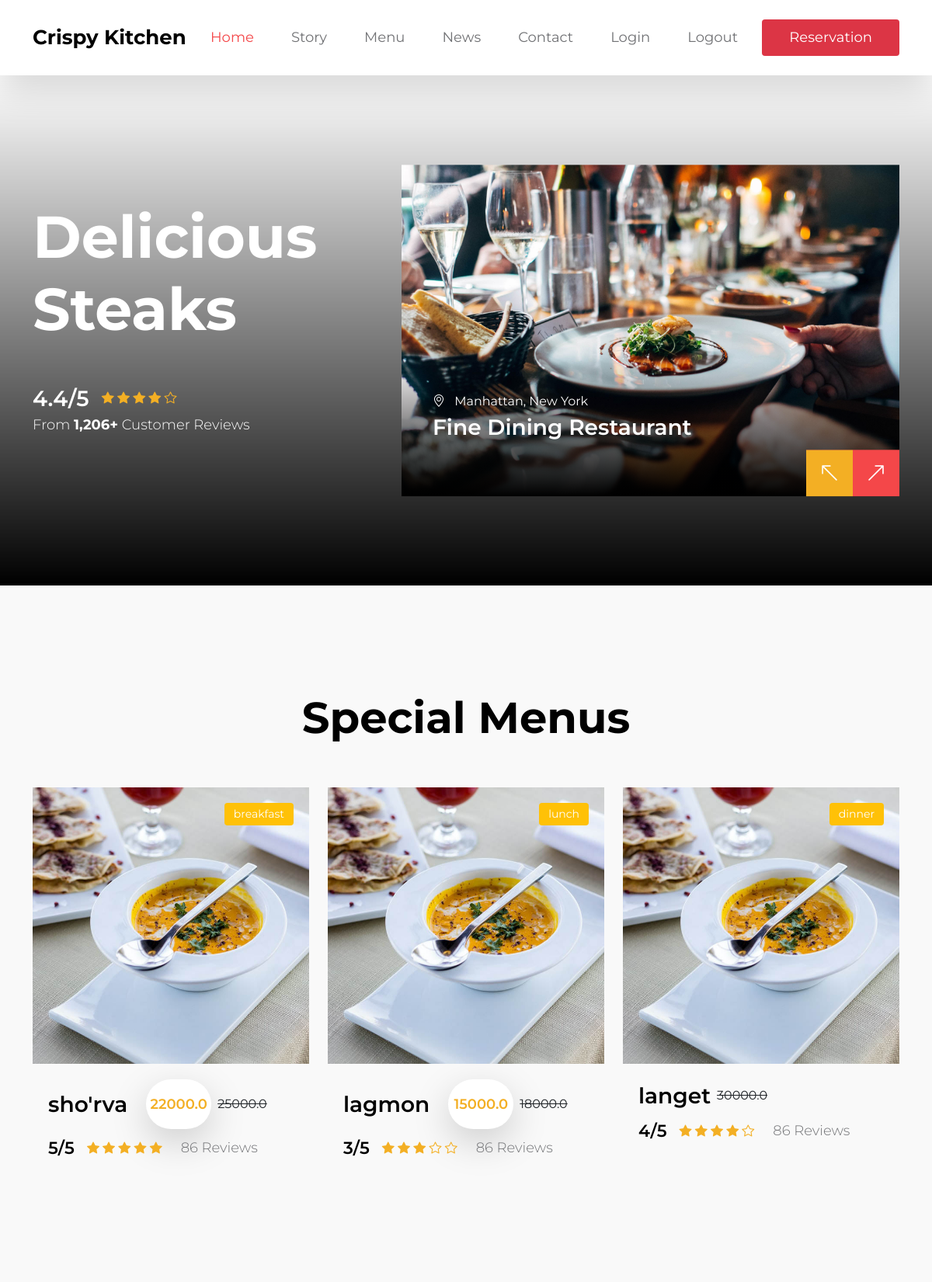
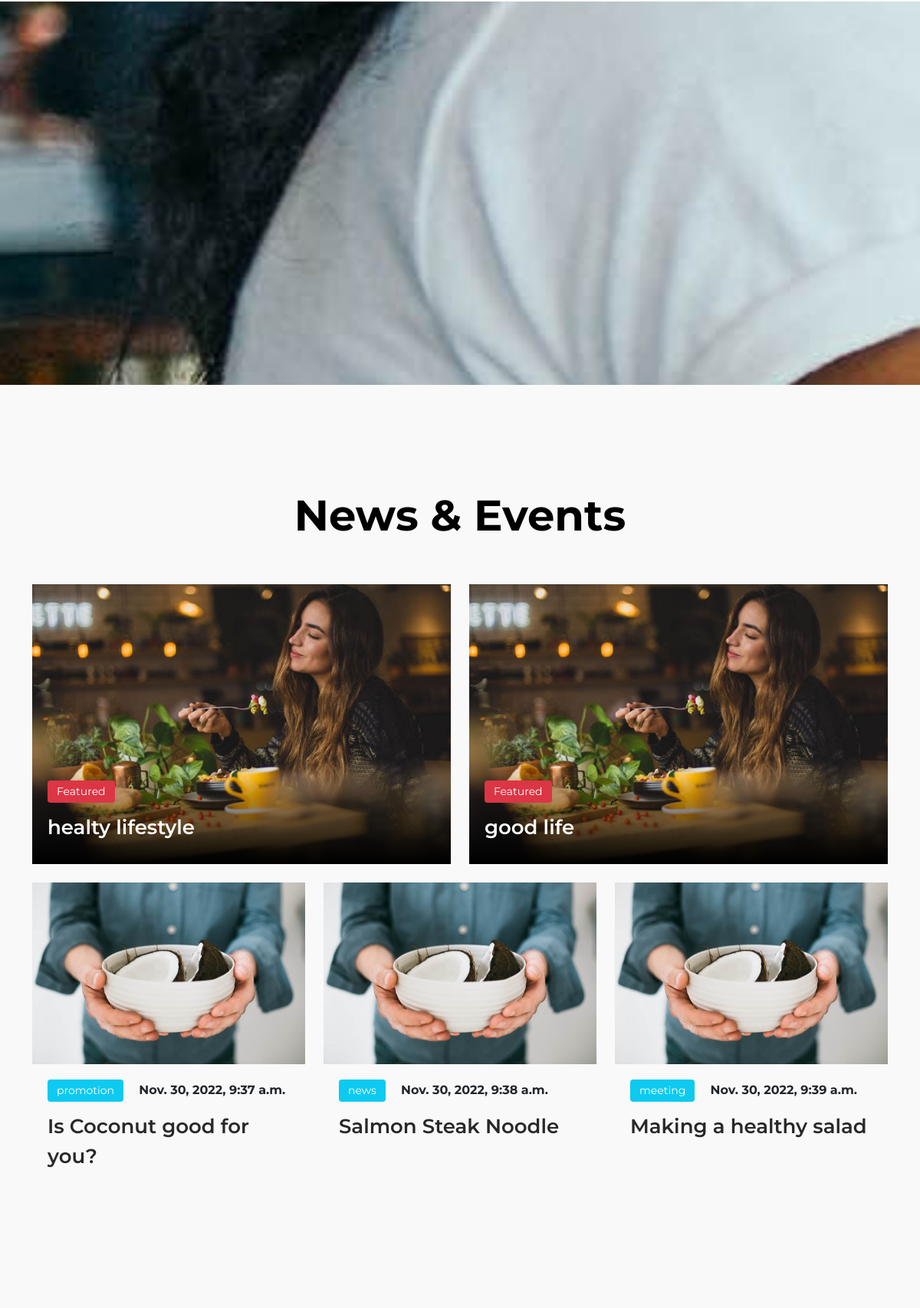
The page / (upper part) on the database its author committed (2 pictures, top to bottom).
### main/models.py (models this page shows, shortened)
class Foods(models.Model):
    status =(
        ('breakfast', 'breakfast'),
        ('lunch', 'lunch'),
        ('dinner', 'dinner'),
    )
    status2 = (
        ('foods', 'foods'),
        ('drink', 'drink'),
        ('salad', 'salad'),
        ('desert', 'desert'),
    )
    name = models.CharField(max_length=100)
    img = models.ImageField(upload_to='media/')
    special = models.CharField(max_length=100, choices=status)
    rating = models.PositiveIntegerField()
    price = models.FloatField()
    discount_price = models.FloatField( null=True, blank=True)
    description = models.TextField()
    category = models.CharField(max_length=100, choices=status2, default='foods')

class News(models.Model):
    status = (
        ('t', 'featured'),
        ('promotion', 'promotion'),
        ('news', 'news'),
        ('meeting', 'meeting'),
    )
    name =models.CharField(max_length=200)
    img = models.ImageField(upload_to='media/')
    text = models.TextField()
    date = models.DateTimeField(auto_now_add=True)
    type = models.CharField(max_length=100, choices=status)

### main/views.py (the view)
# urls.py: path('', index, name='index'),
def index(request):
    context = {
        'foods': Foods.objects.all(),
        'goods': Foods.objects.filter(rating=5).order_by('-id')[:2],
        'news': News.objects.all()
    }
    return render(request, 'index.html', context)

### templates/index.html (shortened to what this page needs)
        {% extends 'base.html'%}
        {% load static%}
        {% block content %}
        <main>
            <section class="hero">
                <div class="container">
                    <div class="row">
                        <div class="col-lg-5 col-12 m-auto">
                            <div class="heroText">
                                <h1 class="text-white mb-lg-5 mb-3">Delicious Steaks</h1>
                                <div class="c-reviews my-3 d-flex flex-wrap align-items-center">
                                    <div class="d-flex flex-wrap align-items-center">
                                        <h4 class="text-white mb-0 me-3">4.4/5</h4>
                                        <div class="reviews-stars">
                                            <i class="bi-star-fill reviews-icon"></i>
                                            <i class="bi-star-fill reviews-icon"></i>
                                            <i class="bi-star-fill reviews-icon"></i>
                                            <i class="bi-star-fill reviews-icon"></i>
                                            <i class="bi-star reviews-icon"></i>
                                        </div>
                                    </div>
                                    <p class="text-white w-100">From <strong>1,206+</strong> Customer Reviews</p>
                                </div>
                            </div>
                        </div>
                        <div class="col-lg-7 col-12">
                            <div id="carouselExampleCaptions" class="carousel carousel-fade hero-carousel slide" data-bs-ride="carousel">
                                <div class="carousel-inner">
                                    <div class="carousel-item active">
                                        <div class="carousel-image-wrap">
                                            <img src="{% static 'images/slide/jay-wennington-N_Y88TWmGwA-unsplash.jpg' %}" class="img-fluid carousel-image" alt="">
                                        </div>
                                        <div class="carousel-caption">
                                            <span class="text-white">
                                                <i class="bi-geo-alt me-2"></i>
                                                Manhattan, New York
                                            </span>
                                            <h4 class="hero-text">Fine Dining Restaurant</h4>
                                        </div>
                                    </div>
                                       {% for i in goods %}
                                        <div class="carousel-caption">
                                            <div class="d-flex align-items-center">
                                                <h4 class="hero-text">{{i.name}}</h4>
                                                <span class="price-tag ms-4"><small></small>{{i.price}}</span>
                                            </div>
                                            <div class="d-flex flex-wrap align-items-center">
                                                <h5 class="reviews-text mb-0 me-3">{{i.rating}}/5</h5>
                                                <div class="reviews-stars">
                                                </div>
                                            </div>
                                        </div>
                                     {% endfor %}
                                </div>
                                <button class="carousel-control-prev" type="button" data-bs-target="#carouselExampleCaptions" data-bs-slide="prev">
                                    <span class="carousel-control-prev-icon" aria-hidden="true"></span>
                                </button>
                                <button class="carousel-control-next" type="button" data-bs-target="#carouselExampleCaptions" data-bs-slide="next">
                                    <span class="carousel-control-next-icon" aria-hidden="true"></span>
                                </button>
                            </div>
                        </div>
                    </div>
                </div>
            </section>
            <section class="menu section-padding">
                <div class="container">
                    <div class="row">
                        <div class="col-12">
                            <h2 class="text-center mb-lg-5 mb-4">Special Menus</h2>
                        </div>
                        {% for i in foods%}
                        <div class="col-lg-4 col-md-6 col-12">
                            <div class="menu-thumb">
                                <a href="{% url 'food_detail' i.id %}">
                                <div class="menu-image-wrap" >
                                    <img src="{{i.img.url}}" class="img-fluid menu-image" alt="">
                                    <span class="menu-tag bg-warning">{{i.special}}</span>
                                </div>
                                    </a>
                                <div class="menu-info d-flex flex-wrap align-items-center">
                                    <h4 class="mb-0">{{i.name}}</h4>
                                    {% if i.discount_price %}
                                    <span class="price-tag bg-white shadow-lg ms-4">{{i.discount_price}}</span>
                                    {% endif %}
                                    <del class="ms-2">{{i.price}}</del>
                                    <div class="d-flex flex-wrap align-items-center w-100 mt-2">
                                        <h6 class="reviews-text mb-0 me-3">{{i.rating}}/5</h6>
                                        {% if i.rating > 4 and i.rating <= 5 %}
                                        <div class="reviews-stars">
                                            <i class="bi-star-fill reviews-icon"></i>
                                            <i class="bi-star-fill reviews-icon"></i>
                                            <i class="bi-star-fill reviews-icon"></i>
                                            <i class="bi-star-fill reviews-icon"></i>
                                            <i class="bi-star-fill reviews-icon"></i>
                                        </div>
                                        {% endif%}
                                        {% if i.rating > 3 and i.rating < 5 %}
                                        <div class="reviews-stars">
                                            <i class="bi-star-fill reviews-icon"></i>
                                            <i class="bi-star-fill reviews-icon"></i>
                                            <i class="bi-star-fill reviews-icon"></i>
                                            <i class="bi-star-fill reviews-icon"></i>
                                            <i class="bi-star reviews-icon"></i>
                                        </div>
                                        {% endif%}
                                        {% if i.rating > 2 and i.rating < 4 %}
                                        <div class="reviews-stars">
                                            <i class="bi-star-fill reviews-icon"></i>
                                            <i class="bi-star-fill reviews-icon"></i>
                                            <i class="bi-star-fill reviews-icon"></i>
                                            <i class="bi-star reviews-icon"></i>
                                            <i class="bi-star reviews-icon"></i>
                                        </div>
                                        {% endif%}
                                        <p class="reviews-text mb-0 ms-4">86 Reviews</p>
                                    </div>
                                </div>
                            </div>
                        </div>
                        {% endfor %}
                    </div>
                </div>
            </section>
            <section class="BgImage"></section>
            <section class="news section-padding">
                <div class="container">
                    <div class="row">
                        <h2 class="text-center mb-lg-5 mb-4">News &amp; Events</h2>
                        {% for i in news %}
                            {% if i.type == 'featured'%}
                        <div class="col-lg-6 col-md-6 col-12">
                            <div class="news-thumb mb-4">
                                <a href="{% url 'news_detail'  i.id %}">
                                    <img src="{{i.img.url}}" class="img-fluid news-image" alt="">
                                </a>
                                <div class="news-text-info news-text-info-large">
                                    <span class="category-tag bg-danger">Featured</span>
                                    <h5 class="news-title mt-2">
                                        <a href="{% url 'news_detail'  i.id %}" class="news-title-link">{{i.name}}</a>
                                    </h5>
                                </div>
                            </div>
                        </div>
                        {% endif %}
                            {% if i.type != 'featured'%}
                        <div class="col-lg-4 col-md-4 col-12">
                            <div class="news-thumb mb-lg-0 mb-lg-4 mb-0">
                                <a href="{% url 'news_detail'  i.id %}">
                                    <img src="{{i.img.url}}" class="img-fluid news-image" alt="">
                                </a>
                                <div class="news-text-info">
                                    <span class="category-tag me-3 bg-info">{{i.type}}</span>
                                    <strong>{{i.date}}</strong>
                                    <h5 class="news-title mt-2">
                                        <a href="{% url 'news_detail'  i.id %}" class="news-title-link">{{i.name}}</a>
                                    </h5>
                                </div>
                            </div>
                        </div>
                        {% endif %}
                        {% endfor %}
                    </div>
                </div>
            </section>
        </main>
        {% endblock  %}

### rows shown on the page
Foods: img (picture), special "breakfast", name "sho'rva", discount_price "22000.0", price "25000.0", rating "5"
Foods: img (picture), special "lunch", name "lagmon", discount_price "15000.0", price "18000.0", rating "3"
Foods: img (picture), special "dinner", name "langet", price "30000.0", rating "4"
News: img (picture)
News: img (picture)
News: img (picture), type "promotion", date "Nov. 30, 2022, 9:37 a.m.", name "Is Coconut good for you?"
News: img (picture), type "news", date "Nov. 30, 2022, 9:38 a.m.", name "Salmon Steak Noodle"
News: img (picture), type "meeting", date "Nov. 30, 2022, 9:39 a.m.", name "Making a healthy salad"
